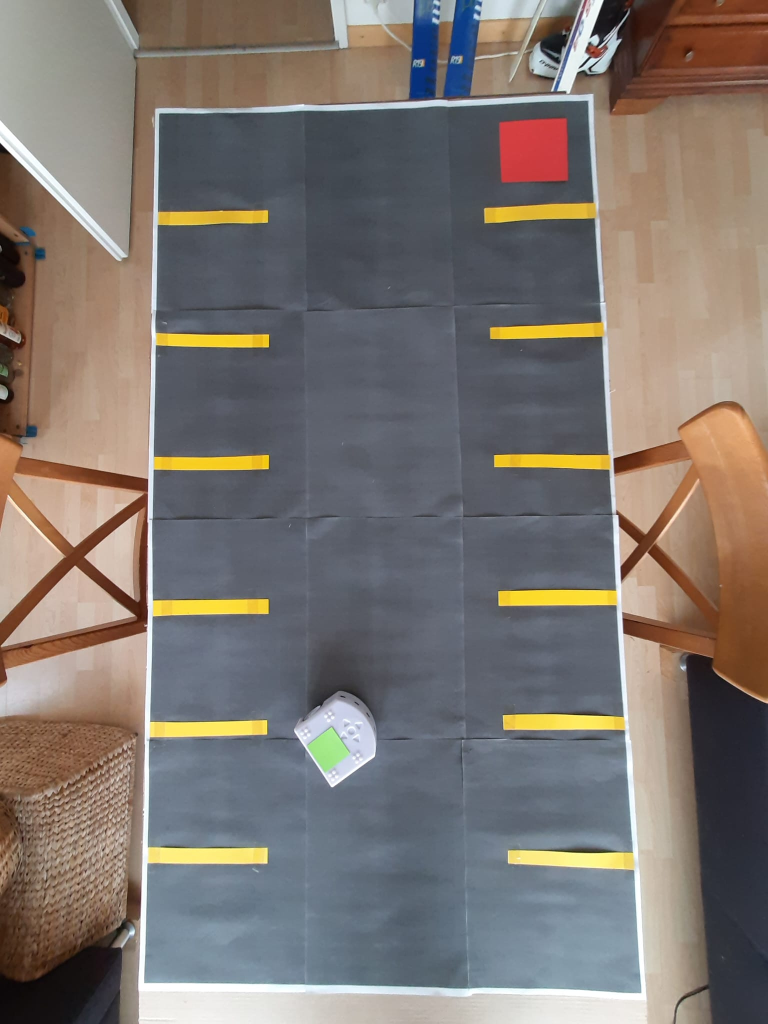
#> input picture image_processing/test.jpeg, 1536 x 2048 px (shown at 1/2 size)
$ jupyter execute --allow-errors thymio_image_processing.ipynb
#> lines starting #> are read from the running program, lines starting #| are printed output that depends on the picture; after the words box and inside, x2 and y2 are one past the last pixel; in counts of white or black regions, pixels touching at a corner belong together
### pathfinding.py
import math
import numpy as np
import matplotlib.pyplot as plt
from matplotlib import colors
from constants import *

# A* for 2D occupancy grid. Finds a path from start to goal.
# h is the heuristic function. h(n) estimates the cost to reach goal from node n.
# :param start: start node (x, y)
# :param goal_m: goal node (x, y)
# :param occupancy_grid: the grid map (0: free, 1: occupied)
# :param movement: select between 4-connectivity ('4N') and 8-connectivity ('8N')
# :return: a tuple that contains: (the resulting path in meters, the resulting path in data array indices)

def create_empty_plot(max_val): # create figure/grid of desired dimension
    fig, ax = plt.subplots(figsize=(7,7))
    major_ticks_x = np.arange(0, max_val[0]+1, 10)
    major_ticks_y = np.arange(0, max_val[1]+1, 10)
    minor_ticks = np.arange(0, max_val[1]+1, 1)
    ax.set_xticks(major_ticks_x); ax.set_yticks(major_ticks_y)
    ax.set_xticks(minor_ticks, minor=True); ax.set_yticks(minor_ticks, minor=True)
    ax.grid(which='minor', alpha=0.2); ax.grid(which='major', alpha=0.5)
    ax.set_xlim([-1,max_val[0]]); ax.set_ylim([-1,max_val[1]])
    ax.grid(True)
    return fig, ax

def _get_movements_4n():
    return [(1, 0, 1.0), (0, 1, 1.0), (-1, 0, 1.0), (0, -1, 1.0)]

def _get_movements_8n():
    s2 = math.sqrt(2)
    return [(1, 0, 1.0), (0, 1, 1.0), (-1, 0, 1.0), (0, -1, 1.0), (1, 1, s2), (-1, 1, s2), (-1, -1, s2), (1, -1, s2)]

def reconstruct_path(cameFrom, current):
    # cameFrom: map (dict) containing node immediately preceding each node on cheapest path from start to node
    total_path = [current]
    while current in cameFrom.keys():
        total_path.insert(0, cameFrom[current])
        current = cameFrom[current]
    return total_path

# [20 lines left out: function only_corners_path, not called in this run]


def A_Star(start, goal, h, coords, occupancy_grid, movement_type="4N", max_val=(50,50)):
    # h: heuristic function (straight-line cost to reach goal from node n)
    # returns (resulting path in meters, resulting path in data array indices)
    for point in [start, goal]:
        for i in range(len(point)):
            assert point[i] >= 0 and point[i] < max_val[i], "start or end goal not contained in the map"
    if occupancy_grid[start[0], start[1]]: raise Exception('Start node is not traversable')
    if occupancy_grid[goal[0], goal[1]]: raise Exception('Goal node is not traversable')
    if movement_type == '4N': movements = _get_movements_4n()
    elif movement_type == '8N': movements = _get_movements_8n()
    else: raise ValueError('Unknown movement')

    openSet = set(); openSet.add(start)
    closedSet = set(); cameFrom = dict()
    gScore = dict(zip(coords, [np.inf for x in range(len(coords))])); gScore[start] = 0 # cost of best path from start to node
    fScore = dict(zip(coords, [np.inf for x in range(len(coords))])); fScore[start] = h[start] # add heuristic cost

    while openSet != []:
        fScore_openSet = {key:val for (key,val) in fScore.items() if key in openSet}
        current = min(fScore_openSet, key=fScore_openSet.get) # find lowest fScore[] in openSet
        del fScore_openSet
        if current == goal: return reconstruct_path(cameFrom, current), list(closedSet)
        openSet.remove(current); closedSet.add(current)
        for dx, dy, deltacost in movements: #for each neighbor
            neighbor = (current[0]+dx, current[1]+dy)
            if (neighbor[0] >= occupancy_grid.shape[0]) or (neighbor[1] >= occupancy_grid.shape[1]) or (neighbor[0] < 0) or (neighbor[1] < 0): continue
            if (occupancy_grid[neighbor[0], neighbor[1]]) or (neighbor in closedSet): continue
            tentative_gScore = gScore[current] + deltacost # distance from start to neighbor through current
            if neighbor not in openSet: openSet.add(neighbor)
            if tentative_gScore < gScore[neighbor]:
                cameFrom[neighbor] = current
                gScore[neighbor] = tentative_gScore
                fScore[neighbor] = gScore[neighbor] + h[neighbor]
    print("No path found to goal")
    return [], list(closedSet)

### thymio_image_processing.ipynb
[cell 1]
import cv2
import numpy as np
import matplotlib.pyplot as plt

img = cv2.imread('image_processing/test.jpeg', cv2.IMREAD_COLOR)
#> img is the input picture: shape (2048, 1536, 3); mean B, G, R 112, 117.1, 124.8
#img = cv2.imread('./test_images/WIN_20221122_20_34_38_Pro.jpg', cv2.IMREAD_COLOR)
img = cv2.cvtColor(img, cv2.COLOR_BGR2RGB)
#img = cv2.cvtColor(img, cv2.COLOR_RGB2HSV)
plt.imshow(img)
plt.show()

[cell 2]
scale_percent = 20

width = int(img.shape[1] * scale_percent / 100)
#> width = 307
height = int(img.shape[0] * scale_percent / 100)
#> height = 409
dsize = (width, height)
#> dsize = (307, 409)
output = cv2.resize(img, dsize)
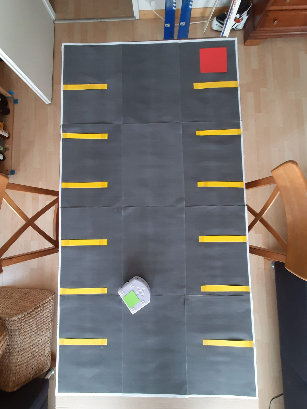
#> output: shape (409, 307, 3); mean R, G, B 124.7, 117, 111.9
plt.imshow(output)
plt.show()

[cell 3]
x0 = 180
lower_thld = np.array([0, 0, 0])
upper_thld = np.array([x0, x0, x0])

mask = cv2.inRange(output, lower_thld, upper_thld)
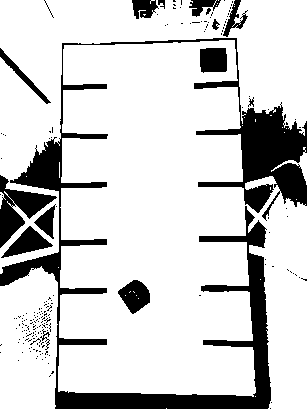
#> mask: shape (409, 307); 81.4% white; 194 black regions (179 under 20 px), largest, box (x1, y1, x2, y2) and area: (0, 38, 307, 409) 17546, (0, 175, 57, 248) 1559, (1, 226, 53, 258) 707
kernel = np.ones((5, 5), np.uint8)
mask = cv2.erode(mask, kernel)
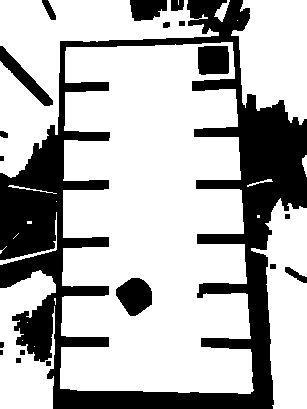
#> mask: shape (409, 307); 70.5% white; 19 black regions (1 under 20 px)
plt.imshow(mask, cmap='gray')
plt.show()

[cell 4]
test = output.copy()
test2 = output.copy()
contours, hierarchy = cv2.findContours(mask, cv2.RETR_TREE, cv2.CHAIN_APPROX_SIMPLE)
#> contours = 30 contours, 11 with area under 20; largest, box (x1, y1, x2, y2) and area: (60, 42, 254, 394) 56050, (0, 0, 219, 178) 12367, (251, 198, 307, 409) 7209, (231, 0, 307, 125) 6864, (0, 270, 56, 409) 4922
cnt = max(contours, key = cv2.contourArea)
#> cnt = contour of 220 points, box (x1, y1, x2, y2) (60, 42, 254, 394), area 56050

x,y,w,h = cv2.boundingRect(cnt)
#> x = 60; y = 42; w = 194; h = 352
cv2.rectangle(test,(x,y),(x+w,y+h),(0,255,0),2)
test = cv2.drawContours(test, [cnt], -1, (0, 0, 255), 3)
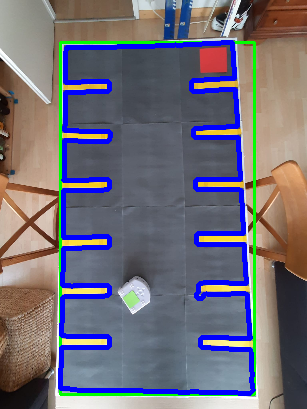
#> test: shape (409, 307, 3); mean R, G, B 112.7, 109.7, 120.5
plt.imshow(test)
plt.show()

[cell 5]
def order_points(pts):
    '''Rearrange coordinates to order:
      top-left, top-right, bottom-right, bottom-left'''
    rect = np.zeros((4, 2), dtype='float32')
    pts = np.array(pts)
#> pts has the same summary as cnt outside order_points
    # Make sure contours array is 2d
    pts = np.squeeze(pts)
#> pts = 220 pairs, first value 60 to 253, second value 42 to 393
    s = pts.sum(axis=1)
#> s = 220 values, max 643 at index 105, min 113 at index 13, mean 394.1
    # Top-left point will have the smallest sum.
    rect[0] = pts[np.argmin(s)]
    # Bottom-right point will have the largest sum.
    rect[2] = pts[np.argmax(s)]

    diff = np.diff(pts, axis=1)
#> diff = 220 values, max 328 at index 90, min -190 at index 219, mean 58.42
    # Top-right point will have the smallest difference.
    rect[1] = pts[np.argmin(diff)]
    # Bottom-left will have the largest difference.
    rect[3] = pts[np.argmax(diff)]
    # return the ordered coordinates
    return rect.astype('int').tolist()

corners = order_points(cnt)
#> corners = [[66, 47], [232, 42], [250, 393], [60, 388]]

[cell 6]
def find_dest(pts):
    (tl, tr, br, bl) = pts
#> tl = [66, 47]; tr = [232, 42]; br = [250, 393]; bl = [60, 388]
    # Finding the maximum width.
    widthA = np.sqrt(((br[0] - bl[0]) ** 2) + ((br[1] - bl[1]) ** 2))
#> widthA = 190.1
    widthB = np.sqrt(((tr[0] - tl[0]) ** 2) + ((tr[1] - tl[1]) ** 2))
#> widthB = 166.1
    maxWidth = max(int(widthA), int(widthB))
#> maxWidth = 190

    # Finding the maximum height.
    heightA = np.sqrt(((tr[0] - br[0]) ** 2) + ((tr[1] - br[1]) ** 2))
#> heightA = 351.5
    heightB = np.sqrt(((tl[0] - bl[0]) ** 2) + ((tl[1] - bl[1]) ** 2))
#> heightB = 341.1
    maxHeight = max(int(heightA), int(heightB))
#> maxHeight = 351
    # Final destination co-ordinates.
    destination_corners = [[0, 0], [maxWidth, 0], [maxWidth, maxHeight], [0, maxHeight]]
#> destination_corners = [[0, 0], [190, 0], [190, 351], [0, 351]]

    return order_points(destination_corners)

destination_corners = find_dest(corners)
#> destination_corners = [[0, 0], [190, 0], [190, 351], [0, 351]]

[cell 7]
h, w = test2.shape[:2]
#> h = 409; w = 307
# Getting the homography.
M = cv2.getPerspectiveTransform(np.float32(corners), np.float32(destination_corners))
#> M = [[1.21, 0.0214, -81.18], [0.0365, 1.21, -59.44], [0.000184, 0.000431, 1]]
# Perspective transform using homography.
final = cv2.warpPerspective(test2, M, (destination_corners[2][0], destination_corners[2][1]), flags=cv2.INTER_LINEAR)
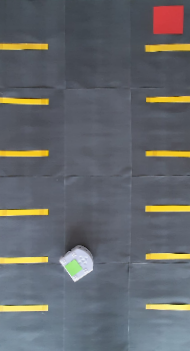
#> final: shape (351, 190, 3); mean R, G, B 100.8, 103.9, 107.2
plt.imshow(final)
plt.show()

[cell 8]
seg = final.copy()
seg = cv2.cvtColor(seg, cv2.COLOR_RGB2HSV)
#> seg: shape (351, 190, 3); mean H, S, V 104.7, 49.8, 117.5
plt.imshow(seg)
plt.show()

[cell 9]
lower_yellow = np.array([22, 93, 0])
upper_yellow = np.array([45, 255, 255])

mask_yellow = cv2.inRange(seg, lower_yellow, upper_yellow)
#> mask_yellow: shape (351, 190); 5% white; 12 white regions, largest, box (x1, y1, x2, y2) and area: (0, 209, 49, 216) 311, (145, 205, 190, 212) 310, (0, 150, 49, 157) 304
kernel = np.ones((5, 5), np.uint8)
mask_yellow2 = cv2.dilate(mask_yellow, kernel)
#> mask_yellow2: shape (351, 190); 8.8% white; 12 white regions, largest, box (x1, y1, x2, y2) and area: (0, 148, 51, 159) 544, (0, 207, 51, 218) 529, (143, 203, 190, 214) 512
mask_yellow2 = cv2.erode(mask_yellow2, kernel)
#> mask_yellow2: shape (351, 190); 5% white; 12 white regions, largest, box (x1, y1, x2, y2) and area: (0, 209, 49, 216) 311, (0, 150, 49, 157) 310, (145, 205, 190, 212) 310
fig, (ax1, ax2) = plt.subplots(1, 2)
ax1.imshow(mask_yellow, cmap='gray')
ax1.set_title('Before morphology')
ax2.imshow(mask_yellow2, cmap='gray')
ax2.set_title('After morphology')
plt.show()

[cell 10]
lower_red = np.array([155,25,0])
upper_red = np.array([179,255,255])

mask_red = cv2.inRange(seg, lower_red, upper_red)
#> mask_red: shape (351, 190); 1.1% white; 3 white regions (2 under 20 px), largest, box (x1, y1, x2, y2) and area: (152, 5, 184, 35) 750
kernel = np.ones((7, 7), np.uint8)
mask_red2 = cv2.dilate(mask_red, kernel)
#> mask_red2: shape (351, 190); 2.2% white; 3 white regions, box (x1, y1, x2, y2) and area: (149, 2, 187, 38) 1360, (162, 40, 169, 47) 49, (185, 92, 190, 99) 35
mask_red2 = cv2.erode(mask_red2, kernel)
#> mask_red2: shape (351, 190); 1.4% white; 3 white regions (2 under 20 px), largest, box (x1, y1, x2, y2) and area: (152, 5, 184, 35) 952
fig, (ax1, ax2) = plt.subplots(1, 2)
ax1.imshow(mask_red, cmap='gray')
ax1.set_title('Before morphology')
ax2.imshow(mask_red2, cmap='gray')
ax2.set_title('After morphology')
plt.show()

[cell 11]
lower_green = np.array([36, 25, 25])
upper_green = np.array([70, 255,255])

mask_green = cv2.inRange(seg, lower_green, upper_green)
#> mask_green: shape (351, 190); 0.3% white; 13 white regions (12 under 20 px), largest, box (x1, y1, x2, y2) and area: (65, 259, 82, 276) 175
kernel = np.ones((3, 3), np.uint8)
mask_green2 = cv2.erode(mask_green, kernel)
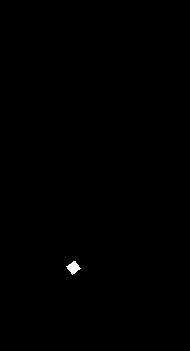
#> mask_green2: shape (351, 190); 0.17% white; 1 white region, box (x1, y1, x2, y2) and area: (66, 261, 81, 275) 111
mask_green2 = cv2.dilate(mask_green2, kernel)
#> mask_green2: shape (351, 190); 0.26% white; 1 white region, box (x1, y1, x2, y2) and area: (65, 260, 82, 276) 173
fig, (ax1, ax2) = plt.subplots(1, 2)
ax1.imshow(mask_green, cmap='gray')
ax1.set_title('Before morphology')
ax2.imshow(mask_green2, cmap='gray')
ax2.set_title('After morphology')
plt.show()

[cell 12]
final_seg = np.zeros_like(final)
for i in range(final_seg.shape[0]):
    for j in range(final_seg.shape[1]):
        if mask_yellow2[i, j]:
            final_seg[i, j] = np.array([255, 255, 0])
        if mask_red2[i, j]:
            final_seg[i, j] = np.array([255, 0, 0])
        if mask_green2[i, j]:
            final_seg[i, j] = np.array([0, 255, 0])
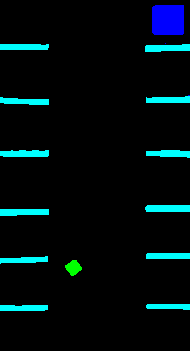
#> final_seg: shape (351, 190, 3); mean of channels 0, 1, 2 16.5, 13.5, 0; drawn as B, G, R
cv2.imwrite('segmentation_colors.jpg', cv2.cvtColor(final_seg, cv2.COLOR_RGB2BGR))
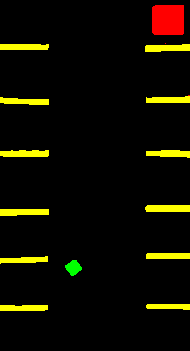
#> saved as segmentation_colors.jpg: shape (351, 190, 3); mean B, G, R 0, 13.5, 16.5
plt.imshow(final_seg)
plt.show()

[cell 13]
# [5 lines of commented-out code are left out]

[cell 14]
def check_patch(patch):
    threshold = 200
    a,b = patch.shape
    for x in range(a):
        for y in range(b):
            if patch[x,y] > threshold:
                return True
    return False

def delete_outliers(data):
    main_data = []
    threshold = 2
    mean_x = np.mean(data[:,0])
    mean_y = np.mean(data[:,1])
    std_x = np.std(data[:,0])
    std_y = np.std(data[:,1])
    for point in data:
        z_score_x = abs(point[0] - mean_x) / std_x
        z_score_y = abs(point[1] - mean_y) / std_y
        if z_score_x < threshold and z_score_y < threshold:
            main_data.append([point[0], point[1]])
    return main_data

map_arr = final_seg
size_x, size_y, _ = map_arr.shape
#> size_x = 351; size_y = 190
kernel = 1

path_arr = np.zeros([size_x//(2*kernel+1), size_y//(2*kernel+1)], np.uint8)
end_patch = []
start_patch = []

for x in np.arange(kernel, size_x-kernel, 2*kernel+1):
    for y in np.arange(kernel, size_y-kernel, 2*kernel+1):
        path_pixel = (x//(2*kernel+1), y//(2*kernel+1))
        #path_pixel = (x,y)
        red_patch =   map_arr[x-kernel:x+kernel+1, y-kernel:y+kernel+1, 0]
        green_patch = map_arr[x-kernel:x+kernel+1, y-kernel:y+kernel+1, 1]
        blue_patch =  map_arr[x-kernel:x+kernel+1, y-kernel:y+kernel+1, 2]

        # check for red
        if   (check_patch(red_patch) and (not check_patch(green_patch)) and (not check_patch(blue_patch))):
            end_patch.append(list(path_pixel))
            path_arr[path_pixel] = 0
        # check for yellow
        elif (check_patch(red_patch) and (check_patch(green_patch)) and (not check_patch(blue_patch))):
            path_arr[path_pixel] = 1
        # check for white
        elif (check_patch(red_patch) and (check_patch(green_patch)) and (check_patch(blue_patch))):
            path_arr[path_pixel] = 1
        # check for blue
        elif ((not check_patch(red_patch)) and (not check_patch(green_patch)) and (check_patch(blue_patch))):
            path_arr[path_pixel] = 1
        # check for green
        elif ((not check_patch(red_patch)) and (check_patch(green_patch)) and (not check_patch(blue_patch))):
            start_patch.append(list(path_pixel))
            path_arr[path_pixel] = 0
        # free space
        else: path_arr[path_pixel] = 0
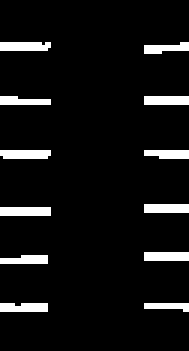
#> path_arr: shape (117, 63) (shown 3 times larger); values 0 (black) and 1 (white), 7.1% white; 12 white regions, largest, box (x1, y1, x2, y2) and area: (0, 69, 17, 72) 51, (0, 14, 17, 17) 49, (0, 50, 17, 53) 49

path_x, path_y = path_arr.shape

end_patch = np.array(end_patch)
end_patch = np.array(delete_outliers(end_patch))
#> the loop in delete_outliers, `for point in data:` made 132 passes
#> point on passes 1 to 12: [1, 51], [1, 52], [1, 53], [1, 54], [1, 55], [1, 56], [1, 57], [1, 58], [1, 59], [1, 60], [1, 61], [2, 50]

goal_x = (min(end_patch[:,0])+max(end_patch[:,0]))//2
goal_y = (min(end_patch[:,1])+max(end_patch[:,1]))//2
goal = (goal_x, goal_y)

start_patch = np.array(start_patch)
start_patch = np.array(delete_outliers(start_patch))
#> the loop in delete_outliers (call 2), `for point in data:` made 28 passes
#> point on passes 1 to 12: [86, 24], [86, 25], [87, 22], [87, 23], [87, 24], [87, 25], [87, 26], [88, 21], [88, 22], [88, 23], [88, 24], [88, 25]
start_x = (min(start_patch[:,0])+max(start_patch[:,0]))//2
start_y = (min(start_patch[:,1])+max(start_patch[:,1]))//2
start = (start_x, start_y)

[cell 15]
from pathfinding import *

x,y = np.mgrid[0:path_x:1, 0:path_y:1]
pos = np.empty(x.shape + (2,))
pos[:, :, 0] = x; pos[:, :, 1] = y
pos = np.reshape(pos, (x.shape[0]*x.shape[1], 2))
coords = list([(int(x[0]), int(x[1])) for x in pos])
h = np.linalg.norm(pos - goal, axis=-1)
h = dict(zip(coords, h))

# Run A*
path, visitedNodes = A_Star(start, goal, h, coords, path_arr, movement_type="8N", max_val=path_arr.shape)
#> the loop in A_Star, `for point in [start, goal]:` made 2 passes
#> point on passes 1 to 2: (88, 24), (6, 55)
path = np.array(path).reshape(-1, 2)
visitedNodes = np.array(visitedNodes).reshape(-1, 2)

# Display map
cmap = colors.ListedColormap(['white', 'red'])
fig_astar, ax_astar = create_empty_plot((path_y, path_x))
ax_astar.imshow(path_arr, cmap=cmap)
ax_astar.scatter(visitedNodes[:,1], visitedNodes[:,0], marker="o", color = 'orange')
ax_astar.plot(path[:,1], path[:,0], marker="o", color = 'blue')
ax_astar.scatter(start[1], start[0], marker="o", color = 'green', s=200)
ax_astar.scatter(goal[1], goal[0], marker="o", color = 'purple', s=200)
plt.show()
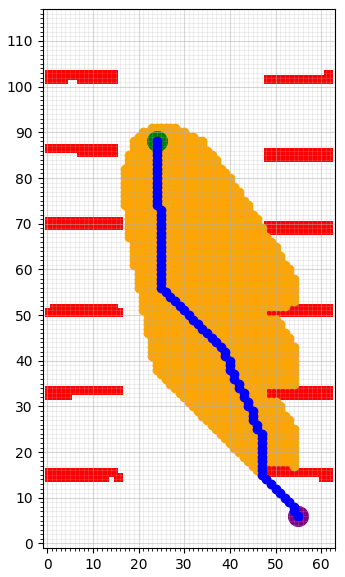
#> figure drawn by matplotlib, 1 panel

$ run again, with WIN_20221122_20_34_38_Pro.jpg copied over image_processing/test.jpeg
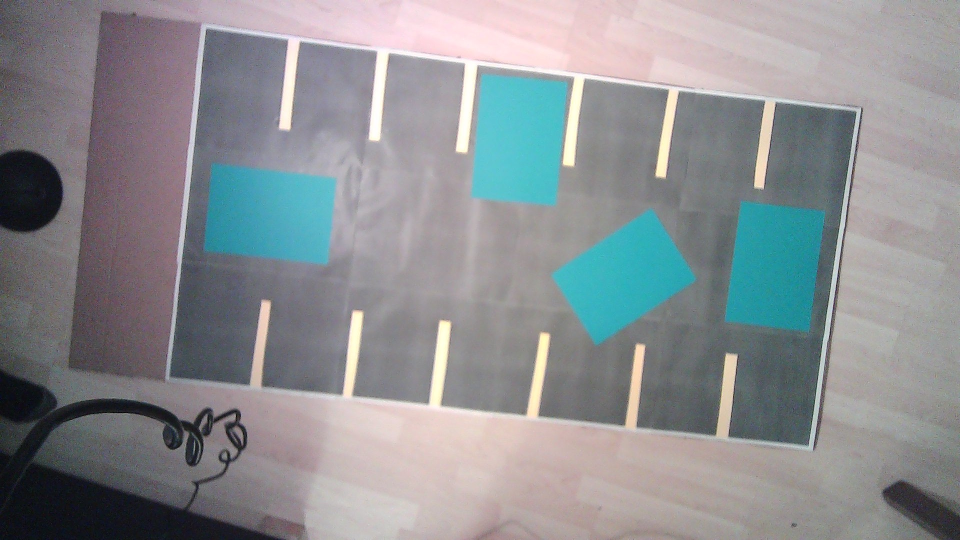
#> input picture WIN_20221122_20_34_38_Pro.jpg, 1920 x 1080 px (shown at 1/2 size)
#> img is the input picture: shape (1080, 1920, 3); mean B, G, R 145, 141.9, 138.4
#> `mask = cv2.erode(mask, kernel)`:
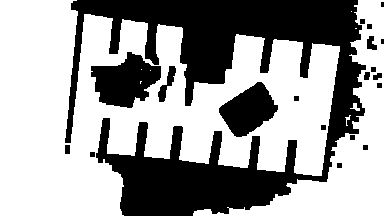
#> mask: shape (216, 384); 61.9% white; 20 black regions (2 under 20 px)
#> contours = 26 contours, 6 with area under 20; largest, box (x1, y1, x2, y2) and area: (0, 0, 340, 216) 45211, (193, 0, 384, 216) 9582, (90, 51, 162, 109) 2558, (218, 81, 279, 138) 1992, (157, 65, 177, 103) 290
#> cnt = contour of 499 points, box (x1, y1, x2, y2) (0, 0, 340, 216), area 45211
#> `x,y,w,h = cv2.boundingRect(cnt)`: x = 0; w = 340; h = 216
#> in order_points, `pts = np.array(pts)`: pts has the same summary as cnt outside order_points
#> in order_points, `pts = np.squeeze(pts)`: pts = 499 pairs, first value 0 to 339, second value 0 to 215
#> s = 499 values, max 496 at index 202, min 0 at index 0, mean 285.6
#> diff = 499 values, max 215 at index 1, min -293 at index 239, mean -86.53
#> corners = [[0, 0], [339, 46], [321, 175], [0, 215]]
#> tl = [0, 0]; tr = [339, 46]; br = [321, 175]; bl = [0, 215]
#> widthA = 323.5
#> widthB = 342.1
#> maxWidth = 342
#> heightA = 130.2
#> heightB = 215
#> in find_dest, `destination_corners = [[0, 0], [maxWidth, 0], [maxWidth, maxHeight], [..`: destination_corners = [[0, 0], [342, 0], [342, 215], [0, 215]]
#> M = [[0.595, 0, 0], [-0.124, 0.913, 0], [-0.00116, -0.000404, 1]]
#> seg: shape (215, 342, 3); mean H, S, V 95.3, 46.8, 144.1
#> mask_yellow: shape (215, 342); every value is 0
#> mask_red: shape (215, 342); 5.5% white; 149 white regions (146 under 20 px), largest, box (x1, y1, x2, y2) and area: (19, 0, 53, 151) 3229, (67, 161, 98, 201) 500, (64, 158, 69, 166) 23
#> mask_green: shape (215, 342); 0.06% white in thin lines or dots, all inside (x1, y1, x2, y2) = (0, 30, 288, 204)
#> `cv2.imwrite('segmentation_colors.jpg', cv2.cvtColor(final_seg, cv2.COL..`:
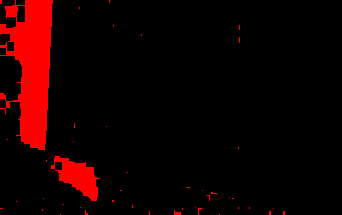
#> saved as segmentation_colors.jpg: shape (215, 342, 3); mean B, G, R 0, 0, 21
#> the loop in delete_outliers, `for point in data:` made 802 passes
#> point on passes 1 to 3: [0, 0], [0, 5], [0, 8]
